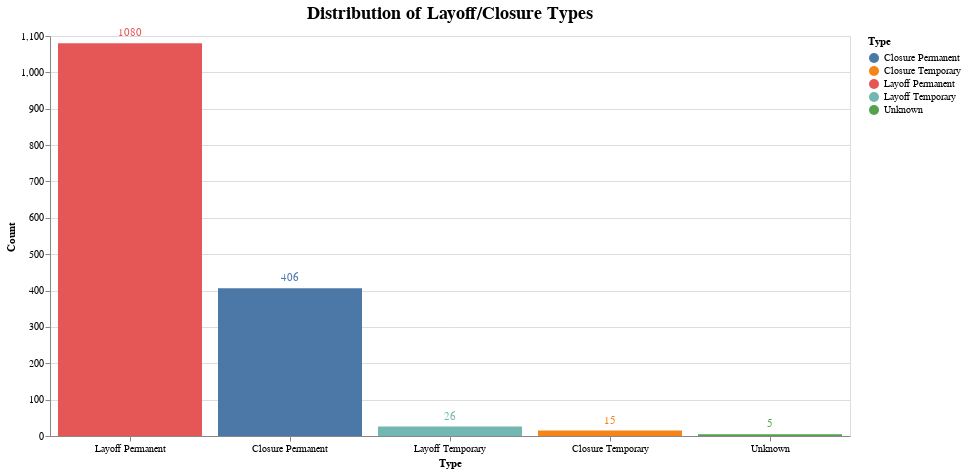

Notebook cell for this chart:
### Code cell
# Example usage:
bar_chart = create_bar_chart(df=df, type_column='LayoffClosureType', title='Distribution of Layoff/Closure Types')
bar_chart

### Figure 1 — Vega-Lite specification as saved in the notebook (floating-point values rounded to 4 significant figures)
{"config": {"view": {"continuousWidth": 400, "continuousHeight": 300}}, "layer": [{"mark": "bar", "encoding": {"color": {"field": "Type", "type": "nominal"}, "tooltip": [{"field": "Type", "type": "nominal"}, {"field": "Count", "type": "quantitative"}], "x": {"axis": {"labelAngle": 0}, "field": "Type", "sort": "-y", "title": "Type", "type": "nominal"}, "y": {"field": "Count", "title": "Count", "type": "quantitative"}}, "height": 400, "title": {"text": "Distribution of Layoff/Closure Types", "fontSize": 18}, "width": 800}, {"mark": {"type": "text", "align": "center", "baseline": "bottom", "dy": -5}, "encoding": {"color": {"field": "Type", "type": "nominal"}, "text": {"field": "Count", "type": "quantitative"}, "tooltip": [{"field": "Type", "type": "nominal"}, {"field": "Count", "type": "quantitative"}], "x": {"axis": {"labelAngle": 0}, "field": "Type", "sort": "-y", "title": "Type", "type": "nominal"}, "y": {"field": "Count", "title": "Count", "type": "quantitative"}}, "height": 400, "title": {"text": "Distribution of Layoff/Closure Types", "fontSize": 18}, "width": 800}], "data": {"name": "data-935a61a35ad4391338c44298af322c95"}, "$schema": "https://vega.github.io/schema/vega-lite/v4.17.0.json", "datasets": {"data-935a61a35ad4391338c44298af322c95": [{"Type": "Layoff Permanent", "Count": 1080}, {"Type": "Closure Permanent", "Count": 406}, {"Type": "Layoff Temporary", "Count": 26}, {"Type": "Closure Temporary", "Count": 15}, {"Type": "Unknown", "Count": 5}]}}
